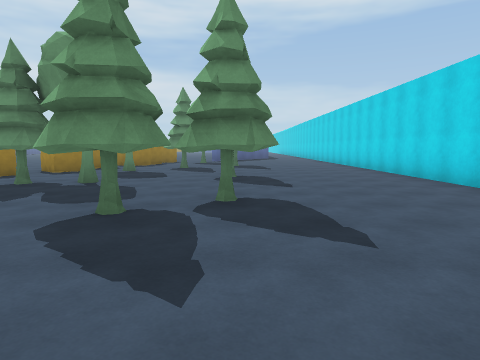
View 1 (above)

19 first-person views from a walk through a scene from a Unity 3-D project. The camera is 1.5 m above the floor, tilts 6° down and sees 75° across. The floor is counted in squares, 2 m on a side. Each view is taken from the middle of a square. On the plan, view 1 faces up. The plan holds only what a view shows up to about 10 squares ahead; the rest is blank. The place goes on beyond the plan.

View 2
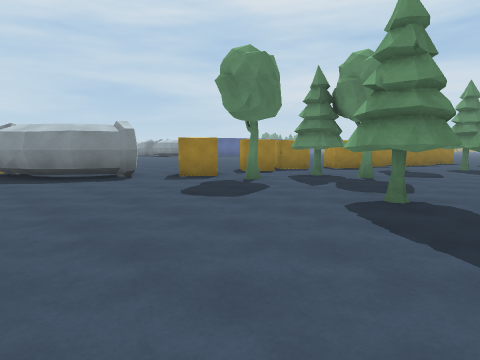

View 3
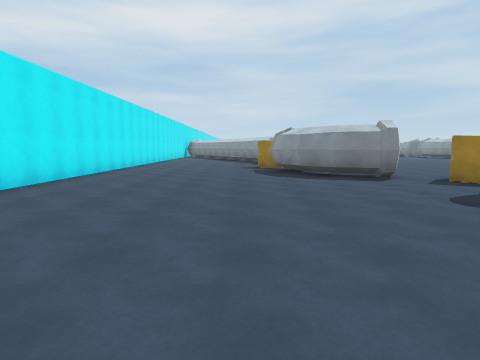

View 4
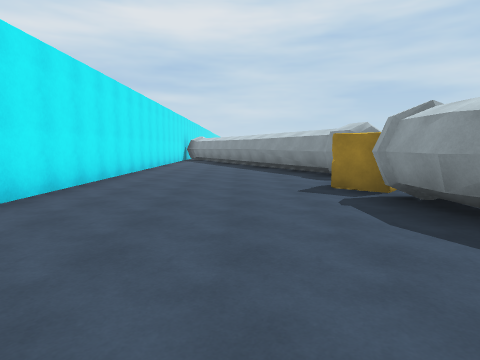

View 5
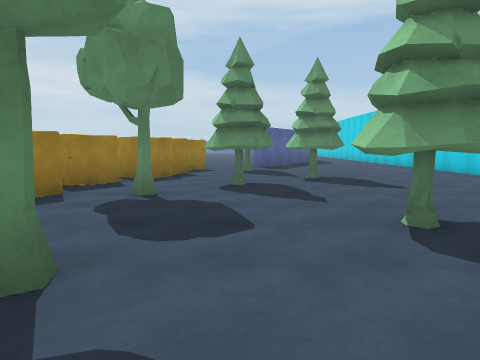

View 6
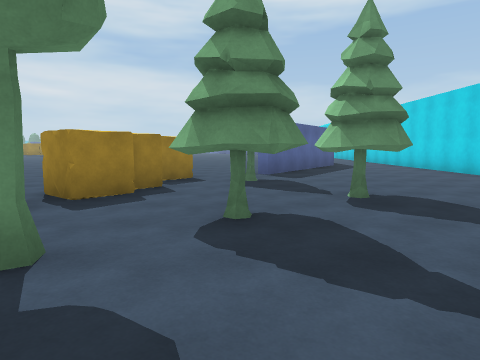

View 7
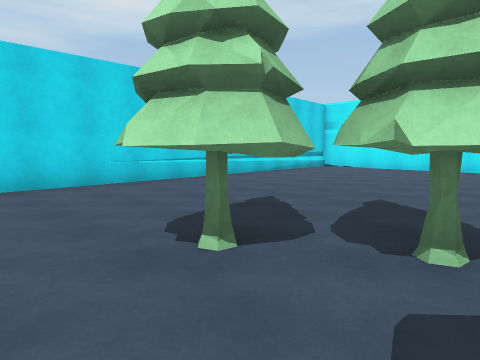

View 8
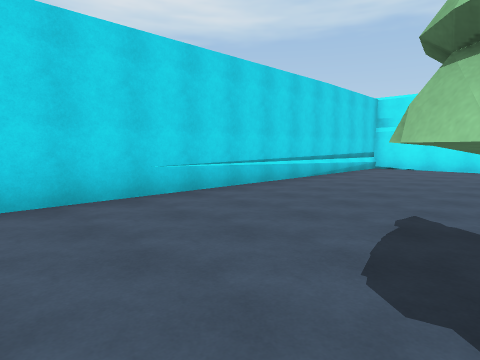

View 9
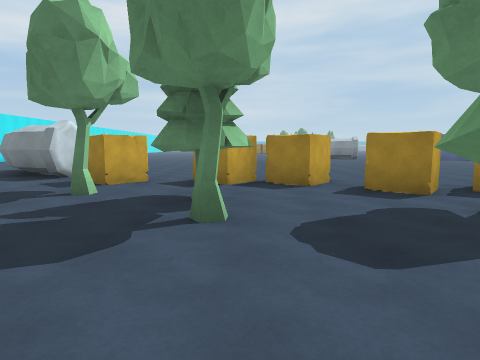

View 10
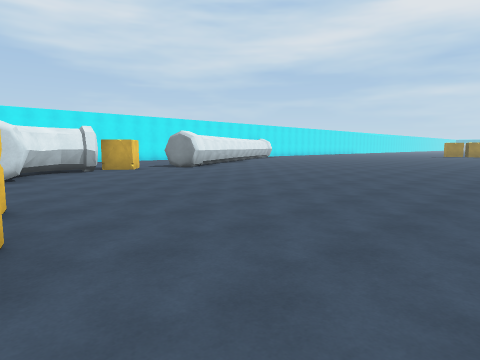

View 11
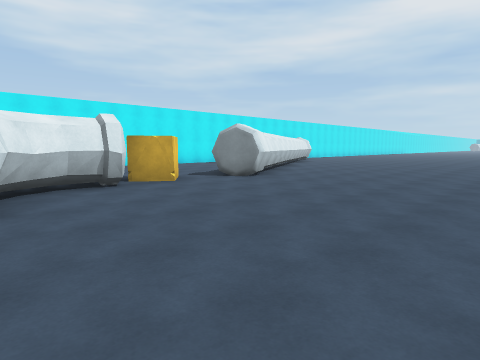

View 12
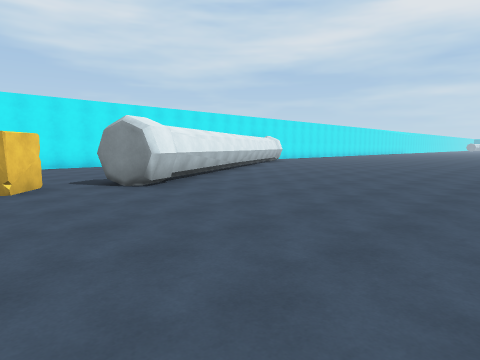

View 13
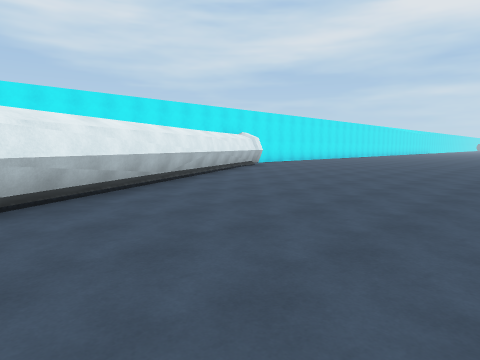

View 14
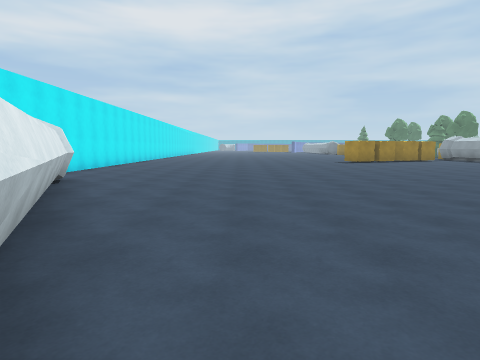

View 15
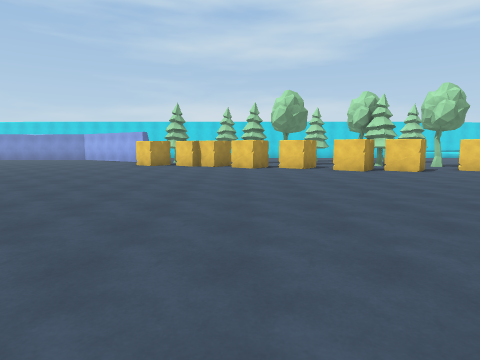

View 16
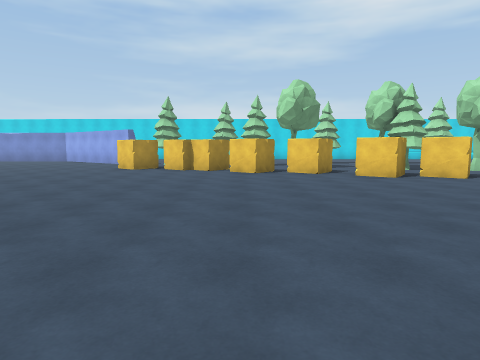

View 17
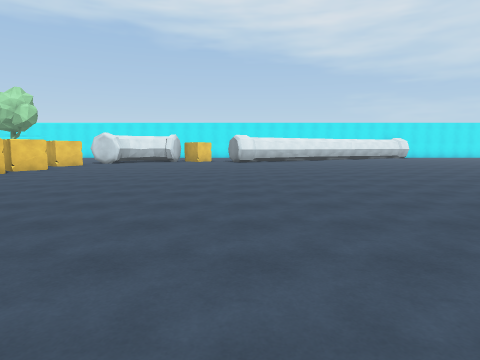

View 18
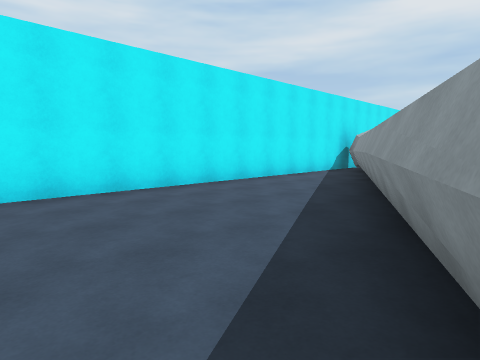

View 19
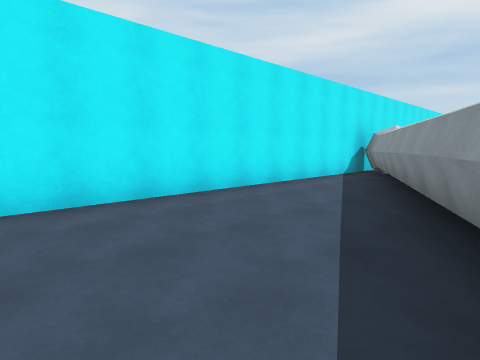

### Floor plan
Key: @ floor where view 1 was taken; # wall or solid block; . floor; T tree; P pine tree; O other object.
Columns run from 28 left of view 1 to 5 right of it. Each row starts with its distance up from view 1.
 18                    .....   ##....#
 17               .  ....... ..#.....#
 16              ...........O.P......#
 15             ............O.PP.....#
 14            .............O........#
 13            ............OO..PP....
 12           .............O..P.P...
 11          .................P.....
 10          .............OO.T.......#
  9         .........................#
  8        ..............O.....PP....#
  7 ..     ..............O.PPT.......#
  6 ...    ..............O.PP........#
  5 ............................P....#
  4 .....................O.T..PPP....#
  3 ....................O.....PP.....#
  2 ....................OO...........#
  1 .............##...OOO............#
  0 ...........###...OO.........@....#
 -1 .........###.....................#
 -2 .......###.......................#
 -3 .....###.........................#
 -4 ...###.................... ......#
 -5 .. ##...................    ....
 -6 #   ###################     ####

Positions as (right, up) in squares from view 1, and headings:
1: (0, 0), facing up
2: (0, -1), facing up-left
3: (0, -1), facing left
4: (-6, -2), facing left
5: (-2, 5), facing up
6: (-2, 8), facing up
7: (-2, 6), facing down-right
8: (0, 6), facing down-right
9: (0, 7), facing left
10: (-7, 11), facing down-left
11: (-8, 7), facing down-left
12: (-11, 7), facing down-left
13: (-15, 5), facing down-left
14: (-18, 0), facing left
15: (-17, 12), facing right
16: (-15, 12), facing right
17: (-14, 17), facing down
18: (-14, 0), facing down-left
19: (-15, -1), facing down-left
